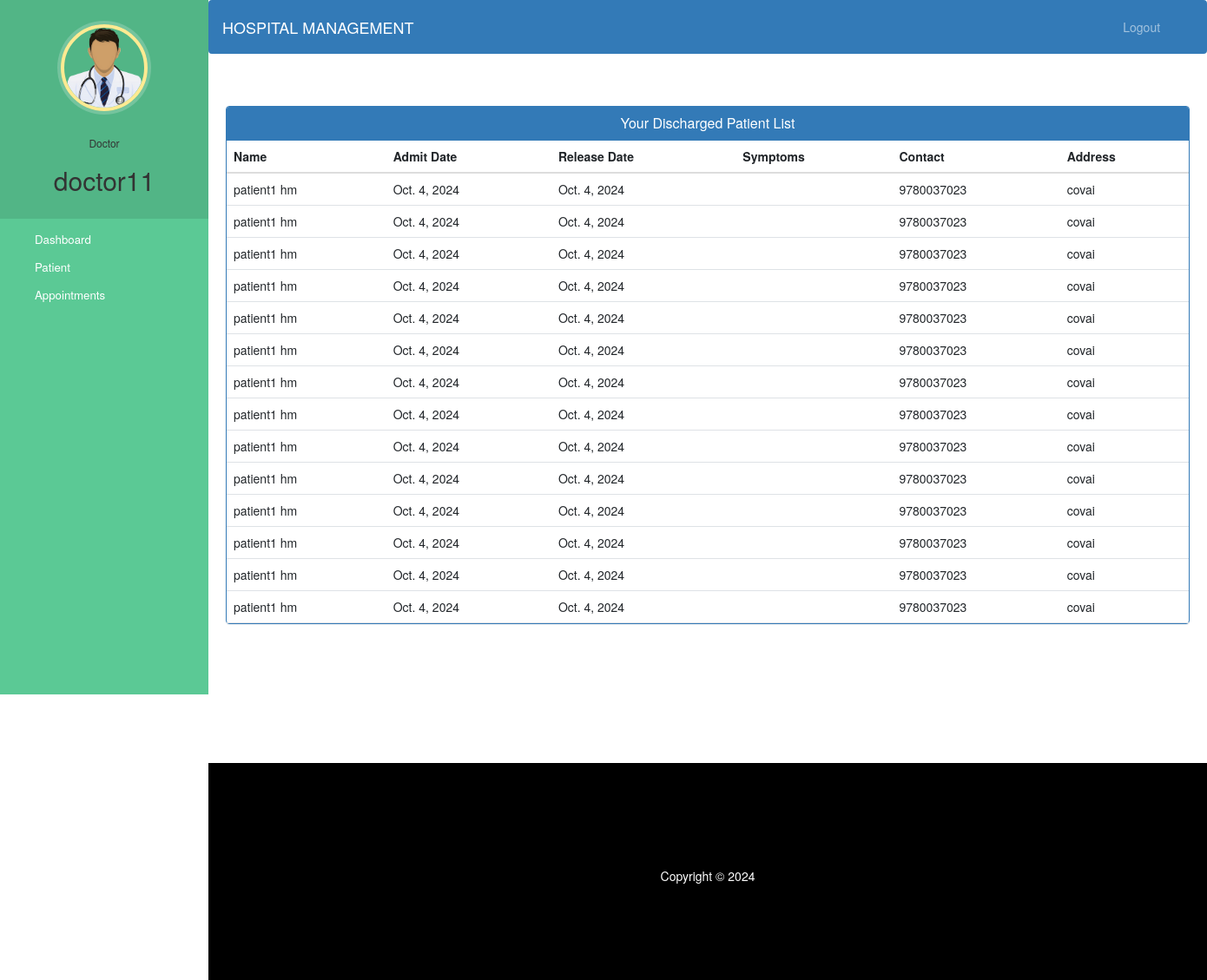
Page /doctor-view-discharge-patient (signed in) on the committed database.
### hospital/models.py (models this page shows)
class PatientDischargeDetails(models.Model):
    patientId=models.PositiveIntegerField(null=True)
    patientName=models.CharField(max_length=40)
    assignedDoctorName=models.CharField(max_length=40)
    address = models.CharField(max_length=40)
    mobile = models.CharField(max_length=20,null=True)
    treatment = models.CharField(max_length=100,null=True)
    admitDate=models.DateField(null=False)
    releaseDate=models.DateField(null=False)
    daySpent=models.PositiveIntegerField(null=False)
    roomCharge=models.PositiveIntegerField(null=False)
    medicineCost=models.PositiveIntegerField(null=False)
    doctorFee=models.PositiveIntegerField(null=False)
    OtherCharge=models.PositiveIntegerField(null=False)
    total=models.PositiveIntegerField(null=False)

### hospital/views.py (the view)
# urls.py: path('doctor-view-discharge-patient',views.doctor_view_discharge_patient_view,name='doctor-view-discharge-patient'),
@login_required(login_url='doctorlogin')
@user_passes_test(is_doctor)
def doctor_view_discharge_patient_view(request):
    dischargedpatients=models.PatientDischargeDetails.objects.all().distinct().filter(assignedDoctorName=request.user.first_name)
    doctor=models.Doctor.objects.get(user_id=request.user.id) #for profile picture of doctor in sidebar
    return render(request,'hospital/doctor_view_discharge_patient.htm',{'dischargedpatients':dischargedpatients,'doctor':doctor})

### hospital/views.py (called while the page is built)
def is_doctor(user):
    return user.groups.filter(name='DOCTOR').exists()

### templates/hospital/doctor_view_discharge_patient.htm (shortened to what this page needs)
{% extends 'hospital/doctor.htm' %}
{% block content %}
{%load static%}
<head>
  <link href="//netdna.bootstrapcdn.com/bootstrap/3.0.0/css/bootstrap.min.css" rel="stylesheet" id="bootstrap-css">
</head>
<div class="container">
  <div class="panel panel-primary">
    <div class="panel-heading">
      <h6 class="panel-title">Your Discharged Patient List</h6>
    </div>
    <table class="table table-hover" id="dev-table">
      <thead>
        <tr>
          <th>Name</th>
          <th>Admit Date</th>
          <th>Release Date</th>
          <th>Symptoms</th>
          <th>Contact</th>
          <th>Address</th>
        </tr>
      </thead>
      {% for p in dischargedpatients %}
      <tr>
        <td> {{p.patientName}}</td>
        <td>{{p.admitDate}}</td>
        <td>{{p.releaseDate}}</td>
        <td>{{p.symptoms}}</td>
        <td>{{p.mobile}}</td>
        <td>{{p.address}}</td>
      </tr>
      {% endfor %}
    </table>
  </div>
</div>
{% endblock content %}

### templates/hospital/doctor.htm (shortened to what this page needs)
<!DOCTYPE html>
{% load static %}
<html lang="en">
<head>
  <link href="https://cdn.jsdelivr.net/npm/bootstrap@5.2.3/dist/css/bootstrap.min.css" rel="stylesheet">
  <link rel="stylesheet" href="https://maxcdn.bootstrapcdn.com/font-awesome/4.7.0/css/font-awesome.min.css">
<link rel="stylesheet" href="{% static 'css/style.css' %}">
</head>
<body>
  <nav class="menu" tabindex="0">
    <header class="avatar">
      <img src="{% static "images/doctor.png" %}" alt="Profile Pic" />
      <br><br>
      <h6>Doctor</h6>
      <h2>{{request.user.first_name}}</h2>
    </header>
    <ul>
      <li tabindex="0" class="icon-dashboard"> <a style="color:white; text-decoration:none;" href="{% url "doctor-dashboard" %}"><span>Dashboard</span></a> </li>
      <li tabindex="0" class="icon-users"> <a style="color:white; text-decoration:none;" href="{% url "doctor-patient" %}"><span>Patient</span></a></li>
      <li tabindex="0" class="icon-calendar"> <a style="color:white; text-decoration:none;" href="{% url "doctor-appointment" %}"><span>Appointments</span></a></li>
    </ul>
  </nav>
  <main>
    <div class="bs-example">
      <nav class="navbar navbar-expand-md  navbar-dark fixed-top" style="background:#337AB7;">
        <a href="{% url "doctor-dashboard" %}" class="navbar-brand">HOSPITAL MANAGEMENT</a>
        <div class="collapse navbar-collapse justify-content-between" id="navbarCollapse">
          <div class="navbar-nav" style=" margin-left: 90%;">
            <a href="/logout" class="nav-item nav-link">Logout</a>
          </div>
        </div>
      </nav>
    </div>
    <br><br>
    {% block content %}
    {% endblock content %}
    <br><br><br><br><br><br><br>
    <footer>
      <br>
      <div class="container">
        <div class="row">
          <div class="col-md-12 col-sm-12">
            <div style="color:#ffffff;" class="wow fadeInUp footer-copyright">
              <p>
                Copyright &copy; 2024  </p>
            </div>
          </div>
        </div>
      </div>
    </footer>
  </main>
</body>
</html>

### static/css/style.css (style rules this page uses)
body { padding-left: 240px; }
main { position: relative; height: 100vh; }
.menu { background: #5bc995; height: 100vh; width: 240px; position: fixed; top: 0px; left: 0; z-index: 5; outline: none; }
.menu .avatar { background: rgba(0, 0, 0, 0.1); padding: 2em 0.5em; text-align: center; }
.menu .avatar img { width: 100px; border-radius: 50%; overflow: hidden; border: 4px solid #ffea92; box-shadow: 0 0 0 4px rgba(255, 255, 255, 0.2); }
.menu .avatar h2 { font-weight: normal; margin-bottom: 0; }
.menu ul { list-style: none; padding: 0.5em 0; margin: 0; }
.menu ul li { padding: 0.5em 1em 0.5em 3em; font-size: 0.95em; font-weight: regular; background-repeat: no-repeat; background-position: left 15px center; background-size: auto 20px; transition: all 0.15s linear; cursor: pointer; }
.menu ul li.icon-dashboard { background-image: url("http://www.entypo.com/images//gauge.svg"); }
.menu ul li.icon-users { background-image: url("http://www.entypo.com/images//users.svg"); }
.menu ul li.icon-calendar { background-image: url("http://www.entypo.com/images//calendar.svg"); }

### templates/hospital/doctor.htm (style rules this page uses)
a:link { text-decoration: none; }
a { color: white; }
footer { padding: 0px 0px 0px 0px; background-color: black; margin: 0px; }
p { text-align: center; }
body { padding-left: 240px; }
main { position: relative; height: 100vh; }
.menu { background: #5bc995; height: 100vh; width: 240px; position: fixed; top: 0px; left: 0; z-index: 5; outline: none; }
.menu .avatar { background: rgba(0, 0, 0, 0.1); padding: 2em 0.5em; text-align: center; }
.menu .avatar img { width: 100px; border-radius: 50%; overflow: hidden; border: 4px solid #ffea92; box-shadow: 0 0 0 4px rgba(255, 255, 255, 0.2); }
.menu .avatar h2 { font-weight: normal; margin-bottom: 0; }
.menu ul { list-style: none; padding: 0.5em 0; margin: 0; }
.menu ul li { padding: 0.5em 1em 0.5em 3em; font-size: 0.95em; font-weight: regular; background-repeat: no-repeat; background-position: left 15px center; background-size: auto 20px; transition: all 0.15s linear; cursor: pointer; }
.menu ul li.icon-dashboard { background-image: url("http://www.entypo.com/images//gauge.svg"); }
.menu ul li.icon-users { background-image: url("http://www.entypo.com/images//users.svg"); }
.menu ul li.icon-calendar { background-image: url("http://www.entypo.com/images//calendar.svg"); }

### templates/hospital/doctor_view_discharge_patient.htm (style rules this page uses)
a:link { text-decoration: none; }
h6 { text-align: center; }
.row { margin: 100px; }

### rows in the picture
PatientDischargeDetails: patientName "patient1 hm", admitDate "Oct. 4, 2024", releaseDate "Oct. 4, 2024", mobile "9780037023", address "covai"
PatientDischargeDetails: patientName "patient1 hm", admitDate "Oct. 4, 2024", releaseDate "Oct. 4, 2024", mobile "9780037023", address "covai"
PatientDischargeDetails: patientName "patient1 hm", admitDate "Oct. 4, 2024", releaseDate "Oct. 4, 2024", mobile "9780037023", address "covai"
PatientDischargeDetails: patientName "patient1 hm", admitDate "Oct. 4, 2024", releaseDate "Oct. 4, 2024", mobile "9780037023", address "covai"
PatientDischargeDetails: patientName "patient1 hm", admitDate "Oct. 4, 2024", releaseDate "Oct. 4, 2024", mobile "9780037023", address "covai"
PatientDischargeDetails: patientName "patient1 hm", admitDate "Oct. 4, 2024", releaseDate "Oct. 4, 2024", mobile "9780037023", address "covai"
PatientDischargeDetails: patientName "patient1 hm", admitDate "Oct. 4, 2024", releaseDate "Oct. 4, 2024", mobile "9780037023", address "covai"
PatientDischargeDetails: patientName "patient1 hm", admitDate "Oct. 4, 2024", releaseDate "Oct. 4, 2024", mobile "9780037023", address "covai"
PatientDischargeDetails: patientName "patient1 hm", admitDate "Oct. 4, 2024", releaseDate "Oct. 4, 2024", mobile "9780037023", address "covai"
PatientDischargeDetails: patientName "patient1 hm", admitDate "Oct. 4, 2024", releaseDate "Oct. 4, 2024", mobile "9780037023", address "covai"
PatientDischargeDetails: patientName "patient1 hm", admitDate "Oct. 4, 2024", releaseDate "Oct. 4, 2024", mobile "9780037023", address "covai"
PatientDischargeDetails: patientName "patient1 hm", admitDate "Oct. 4, 2024", releaseDate "Oct. 4, 2024", mobile "9780037023", address "covai"
PatientDischargeDetails: patientName "patient1 hm", admitDate "Oct. 4, 2024", releaseDate "Oct. 4, 2024", mobile "9780037023", address "covai"
PatientDischargeDetails: patientName "patient1 hm", admitDate "Oct. 4, 2024", releaseDate "Oct. 4, 2024", mobile "9780037023", address "covai"

### other values in the picture
{{ request.user.first_name }} "doctor11"
